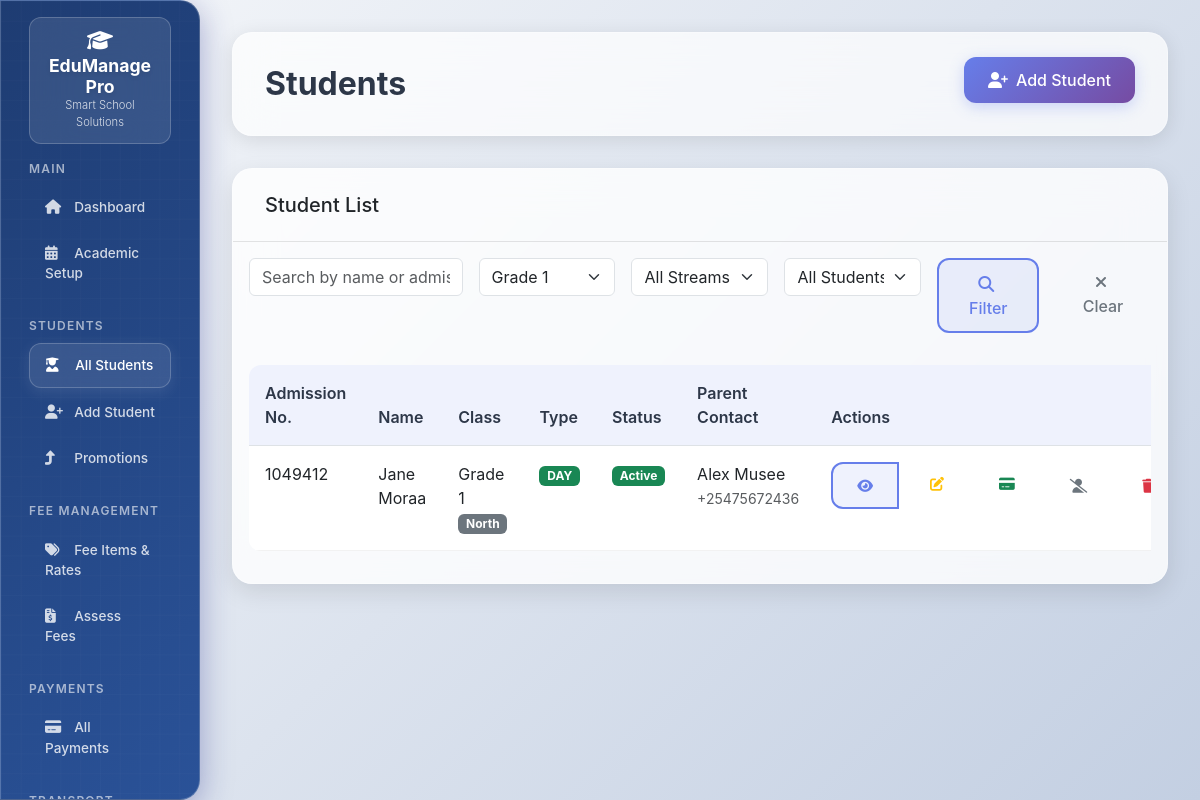
The page /students?class_id=1 (signed in) on the database its author committed.
### models.py (models this page shows, shortened)
class Student(db.Model):
    __tablename__ = "students"
    id = db.Column(db.Integer, primary_key=True)
    admission_no = db.Column(db.String(20), unique=True, nullable=False)
    first_name = db.Column(db.String(100), nullable=False)
    last_name = db.Column(db.String(100), nullable=False)
    date_of_birth = db.Column(db.Date)
    class_id = db.Column(db.Integer, db.ForeignKey("classes.id"), nullable=False)
    stream_id = db.Column(db.Integer, db.ForeignKey("streams.id"))
    student_type = db.Column(db.Enum(StudentType), nullable=False)
    parent_name = db.Column(db.String(100))
    parent_phone = db.Column(db.String(20))
    parent_email = db.Column(db.String(100))
    vehicle_id = db.Column(db.Integer, db.ForeignKey("vehicles.id"))
    transport_distance_km = db.Column(db.Numeric(6, 2))  # Distance from school
    is_active = db.Column(db.Boolean, default=True)
    admission_date = db.Column(db.Date, default=date.today)
    class_obj = db.relationship("Class", backref="students")
    stream = db.relationship("Stream", back_populates="students")
    vehicle = db.relationship("Vehicle", back_populates="students")
    @property
    def full_name(self):
        return f"{self.first_name} {self.last_name}"

class Class(db.Model):
    __tablename__ = "classes"
    id = db.Column(db.Integer, primary_key=True)
    name = db.Column(db.String(50), nullable=False, unique=True)  # "Form 1", "Grade 8"
    level = db.Column(db.String(20))  # "Primary", "Secondary"
    next_class_id = db.Column(db.Integer, db.ForeignKey("classes.id"))  # For automatic promotion
    next_class = db.relationship("Class", remote_side=[id])
    streams = db.relationship("Stream", back_populates="class_obj", cascade="all, delete-orphan")

class Stream(db.Model):
    __tablename__ = "streams"
    id = db.Column(db.Integer, primary_key=True)
    class_id = db.Column(db.Integer, db.ForeignKey("classes.id"), nullable=False)
    name = db.Column(db.String(10), nullable=False)  # "A", "B", "C"
    capacity = db.Column(db.Integer, default=40)
    class_obj = db.relationship("Class", back_populates="streams")
    students = db.relationship("Student", back_populates="stream")
    __table_args__ = (db.UniqueConstraint("class_id", "name", name="unique_class_stream"),)

### app.py (the view)
@app.route('/students')
@login_required
def student_list():
    page = request.args.get('page', 1, type=int)
    per_page = 20
    search = request.args.get('search', '')
    class_id = request.args.get('class_id', type=int)
    stream_id = request.args.get('stream_id', type=int)
    query = Student.query.filter_by(is_active=True)
    if search:
        query = query.filter(or_(
            Student.admission_no.contains(search),
            Student.first_name.contains(search),
            Student.last_name.contains(search)
        ))
    if class_id:
        query = query.filter_by(class_id=class_id)
    if stream_id:
        query = query.filter_by(stream_id=stream_id)
    students = query.paginate(page=page, per_page=per_page, error_out=False)
    classes = Class.query.all()
    streams = Stream.query.filter_by(class_id=class_id).all() if class_id else []
    return render_template('students/list.html',
                           students=students,
                           classes=classes,
                           streams=streams,
                           search=search,
                           selected_class=class_id,
                           selected_stream=stream_id)

### app.py (called while the page is built)
@app.context_processor
def inject_common_vars():
    return {
        'date': date,
        'datetime': datetime,
        'Decimal': Decimal,
        'today': date.today(),  # Current date
        'now': datetime.now()   # Current datetime
    }

@app.context_processor
def inject_enums():
    return {
        'StudentType': StudentType,
        'UserRole': UserRole,
        'PaymentMode': PaymentMode,
        'FeeScope': FeeScope,
        'PromotionStatus': PromotionStatus
    }

@login_manager.user_loader
def load_user(user_id):
    return User.query.get(int(user_id))

### Templates/students/list.html (shortened to what this page needs)
{% extends "base.html" %}
{% block page_title %}Students{% endblock %}
{% block page_actions %}
    <a href="{{ url_for('add_student') }}" class="btn btn-primary">
        <i class="fas fa-user-plus me-2"></i>Add Student
    </a>
{% endblock %}
{% block content %}
<div class="card">
    <div class="card-header">
        <h5 class="mb-0">Student List</h5>
    </div>
    <div class="card-body">
        <form method="GET" class="mb-4">
            <div class="row g-3">
                <div class="col-md-3">
                    <input type="text" class="form-control" name="search"
                           placeholder="Search by name or admission number..."
                           value="{{ search or '' }}">
                </div>
                <div class="col-md-2">
                    <select class="form-select" name="class_id" onchange="loadStreams(this.value)">
                        {% for class in classes %}
                            <option value="{{ class.id }}"
                                    {{ 'selected' if selected_class == class.id else '' }}>
                                {{ class.name }}
                            </option>
                        {% endfor %}
                    </select>
                </div>
                <div class="col-md-2">
                    <select class="form-select" name="stream_id" id="stream-select">
                        <option value="">All Streams</option>
                    </select>
                </div>
                <div class="col-md-2">
                    <select class="form-select" name="status">
                        <option value="">All Students</option>
                    </select>
                </div>
                <div class="col-md-3">
                    <div class="d-flex gap-2">
                        <button type="submit" class="btn btn-outline-primary">
                            <i class="fas fa-search me-1"></i>Filter
                        </button>
                        <a href="{{ url_for('student_list') }}" class="btn btn-outline-secondary">
                            <i class="fas fa-times me-1"></i>Clear
                        </a>
                    </div>
                </div>
            </div>
        </form>
        {% if students.items %}
            <div class="table-responsive">
                <table class="table">
                    <thead>
                        <tr>
                            <th>Admission No.</th>
                            <th>Name</th>
                            <th>Class</th>
                            <th>Type</th>
                            <th>Status</th>
                            <th>Parent Contact</th>
                            <th>Actions</th>
                        </tr>
                    </thead>
                    <tbody>
                        {% for student in students.items %}
                        <tr class="{{ 'table-secondary' if not student.is_active else '' }}">
                            <td>{{ student.admission_no }}</td>
                            <td>
                                {{ student.full_name }}
                            </td>
                            <td>
                                {{ student.class_obj.name }}
                                {% if student.stream %}
                                    <span class="badge bg-secondary">{{ student.stream.name }}</span>
                                {% endif %}
                            </td>
                            <td>
                                <span class="badge bg-{{ 'success' if student.student_type.value == 'DAY' else 'primary' }}">
                                    {{ student.student_type.value }}
                                </span>
                            </td>
                            <td>
                                <span class="badge bg-{{ 'success' if student.is_active else 'secondary' }}">
                                    {{ 'Active' if student.is_active else 'Inactive' }}
                                </span>
                            </td>
                            <td>
                                <div>{{ student.parent_name or '-' }}</div>
                                <small class="text-muted">{{ student.parent_phone or '-' }}</small>
                            </td>
                            <td>
                                <div class="btn-group" role="group">
                                    <a href="{{ url_for('student_detail', student_id=student.id) }}"
                                       class="btn btn-sm btn-outline-primary" title="View Details">
                                        <i class="fas fa-eye"></i>
                                    </a>
                                    <a href="{{ url_for('edit_student', student_id=student.id) }}"
                                       class="btn btn-sm btn-outline-warning" title="Edit Student">
                                        <i class="fas fa-edit"></i>
                                    </a>
                                    {% if student.is_active %}
                                    <a href="{{ url_for('add_payment', student_id=student.id) }}"
                                       class="btn btn-sm btn-outline-success" title="Add Payment">
                                        <i class="fas fa-credit-card"></i>
                                    </a>
                                    <button type="button" class="btn btn-sm btn-outline-secondary"
                                            title="Deactivate Student"
                                            onclick="confirmDeactivate('{{ student.id }}', '{{ student.full_name }}')">
                                        <i class="fas fa-user-slash"></i>
                                    </button>
                                    {% else %}
                                    <button type="button" class="btn btn-sm btn-outline-info"
                                            title="Reactivate Student"
                                            onclick="confirmReactivate('{{ student.id }}', '{{ student.full_name }}')">
                                        <i class="fas fa-user-check"></i>
                                    </button>
                                    {% endif %}
                                    <button type="button" class="btn btn-sm btn-outline-danger"
                                            title="Delete Student"
                                            onclick="confirmDelete('{{ student.id }}', '{{ student.full_name }}')">
                                        <i class="fas fa-trash"></i>
                                    </button>
                                </div>
                            </td>
                        </tr>
                        {% endfor %}
                    </tbody>
                </table>
            </div>
        {% endif %}
    </div>
</div>
{% endblock %}

### Templates/base.html (style rules this page uses)
:root { --primary-gradient: linear-gradient(135deg, #667eea 0%, #764ba2 100%); --modern-gradient: linear-gradient(135deg, #1e3c72 0%, #2a5298 100%); --glass-bg: rgba(255, 255, 255, 0.1); --glass-border: rgba(255, 255, 255, 0.2); --shadow-light: 0 8px 32px rgba(31, 38, 135, 0.37); --shadow-hover: 0 15px 35px rgba(31, 38, 135, 0.5); --border-radius: 20px; --border-radius-small: 12px; --transition: all 0.2s ease; }
body { font-family: 'Inter', -apple-system, BlinkMacSystemFont, 'Segoe UI', sans-serif; background: linear-gradient(135deg, #f5f7fa 0%, #c3cfe2 100%); min-height: 100vh; }
.card { background: rgba(255, 255, 255, 0.8); backdrop-filter: blur(20px); border: 1px solid rgba(255, 255, 255, 0.3); border-radius: var(--border-radius); box-shadow: 0 8px 25px rgba(0, 0, 0, 0.1); transition: var(--transition); margin-bottom: 1.5rem; }
.card-header { background: transparent; border-bottom: 1px solid rgba(0, 0, 0, 0.1); border-radius: var(--border-radius) var(--border-radius) 0 0 !important; padding: 1.5rem 2rem; font-weight: 600; }
.btn { border-radius: var(--border-radius-small); font-weight: 500; transition: var(--transition); border: none; padding: 0.7rem 1.5rem; margin-right: 0.5rem; margin-bottom: 0.5rem; }
.btn:last-child { margin-right: 0; }
.btn-primary { background: linear-gradient(135deg, #667eea 0%, #764ba2 100%); color: white; box-shadow: 0 4px 15px rgba(102, 126, 234, 0.3); }
.btn-outline-primary { border: 2px solid #667eea; color: #667eea; background: rgba(102, 126, 234, 0.1); }
.table { background: rgba(255, 255, 255, 0.9); border-radius: var(--border-radius-small); overflow: hidden; }
.table th { border-top: none; font-weight: 600; color: #2d3748; background: rgba(102, 126, 234, 0.1); padding: 1rem; }
.table td { padding: 1rem; border-color: rgba(0, 0, 0, 0.05); }

### rows shown on the page
Student: admission_no "1049412", full_name "Jane Moraa", class_obj.name "Grade 1", stream.name "North", student_type.value "DAY", is_active "Active", parent_name "Alex Musee", parent_phone "+25475672436"

### other values the page prints
form field class_id "Grade 1"
